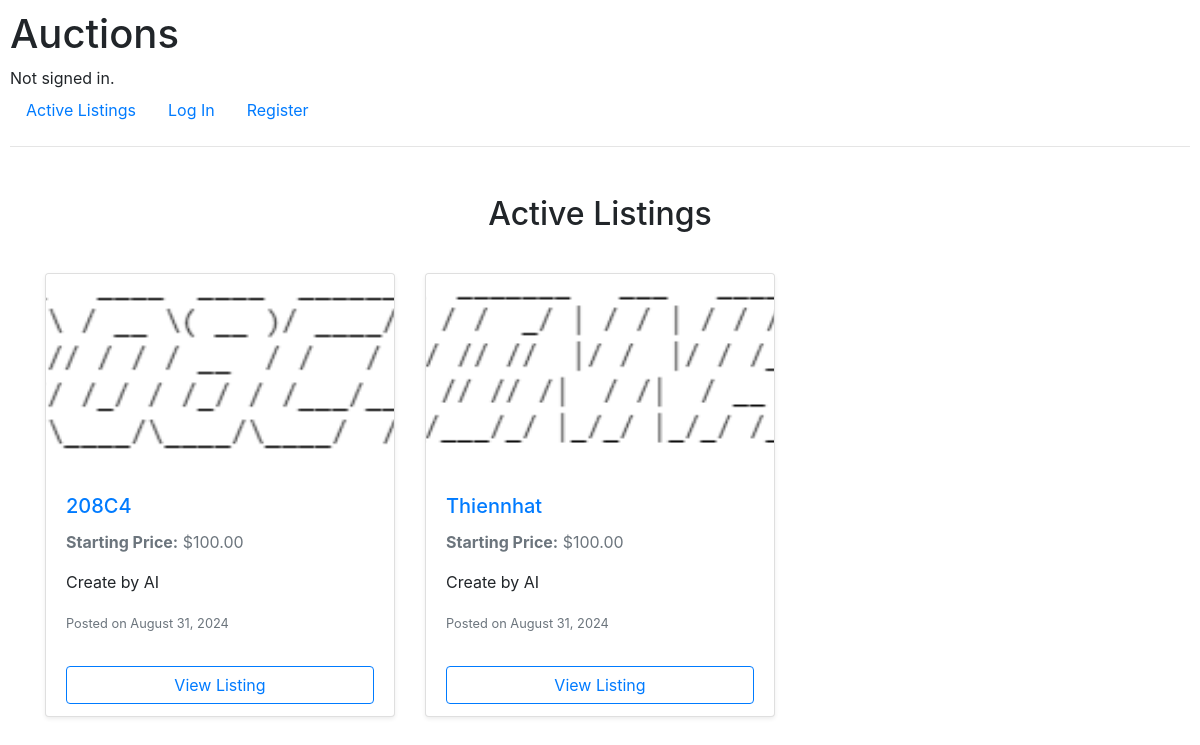
The page / on the database its author committed.
### auctions/models.py (models this page shows, shortened)
class Auction_Listing(models.Model):
    title = models.CharField(max_length=64)
    image = models.ImageField(upload_to='images/', blank=True)
    description = models.TextField()
    starting_bid = models.DecimalField(max_digits=10, decimal_places=2)
    category = models.ManyToManyField(Category, blank=True)
    created_at = models.DateField(auto_now_add=True)
    user = models.ForeignKey(User, on_delete=models.CASCADE)
    winner = models.ForeignKey(User, on_delete=models.SET_NULL, null=True, blank=True, related_name='won_listings')
    is_active = models.BooleanField(default=True)

### auctions/views.py (the view)
# urls.py: path("", views.index, name="index"),
def index(request):
    listings_with_bids = {}
    listings = Auction_Listing.objects.all()
    for listing in listings:
        latest_bid = Bid.objects.filter(listing=listing).order_by('-price_bid').first()
        listings_with_bids[listing] = latest_bid
    return render(request, "auctions/index.html", {
        "listings_with_bids": listings_with_bids
    })

### auctions/templates/auctions/index.html (shortened to what this page needs)
{% extends "auctions/layout.html" %}
{% block body %}
    <div class="container mt-5">
        <h2 class="text-center my-4">Active Listings</h2>
        {% if listings_with_bids %}
            <div class="row row-cols-1 row-cols-md-2 row-cols-lg-3 g-4">
                {% for listing, latest_bid in listings_with_bids.items %}
                    <div class="col mt-3">
                        <div class="card h-100 shadow-sm">
                            {% if listing.image %}
                                <img src="{{ listing.image.url }}"
                                     class="card-img-top img-fluid rounded"
                                     alt="{{ listing.title }}"
                                     style="height: 200px; object-fit: cover; width: 100%;">
                            {% endif %}
                            <div class="card-body d-flex flex-column">
                                <h5 class="card-title text-primary">
                                    <a href="{% url 'listing' listing.id %}" class="text-decoration-none">{{ listing.title }}</a>
                                </h5>
                                <p class="card-text text-muted">
                                    <strong>Starting Price:</strong> ${{ listing.starting_bid }}
                                </p>
                                <p class="card-text">{{ listing.description|truncatewords:20 }}</p>
                                <p class="card-text text-muted">
                                    <small>Posted on {{ listing.created_at|date:"F j, Y" }}</small>
                                </p>
                            </div>
                            <div class="card-footer bg-transparent border-0 d-flex justify-content-between align-items-center">
                                <a href="{% url 'listing' listing.id %}" class="btn btn-outline-primary w-100">View Listing</a>
                            </div>
                        </div>
                    </div>
                {% endfor %}
            </div>
        {% else %}
            <div class="alert alert-info text-center mt-4" role="alert">
                No listings available.
            </div>
        {% endif %}
    </div>
{% endblock %}

### auctions/static/auctions/styles.css (style rules this page uses)
body { padding: 10px; }

### rows shown on the page
Auction_Listing: image (picture), title "208C4", starting_bid "100.00", description "Create by AI", created_at "August 31, 2024"
Auction_Listing: image (picture), title "Thiennhat", starting_bid "100.00", description "Create by AI", created_at "August 31, 2024"
